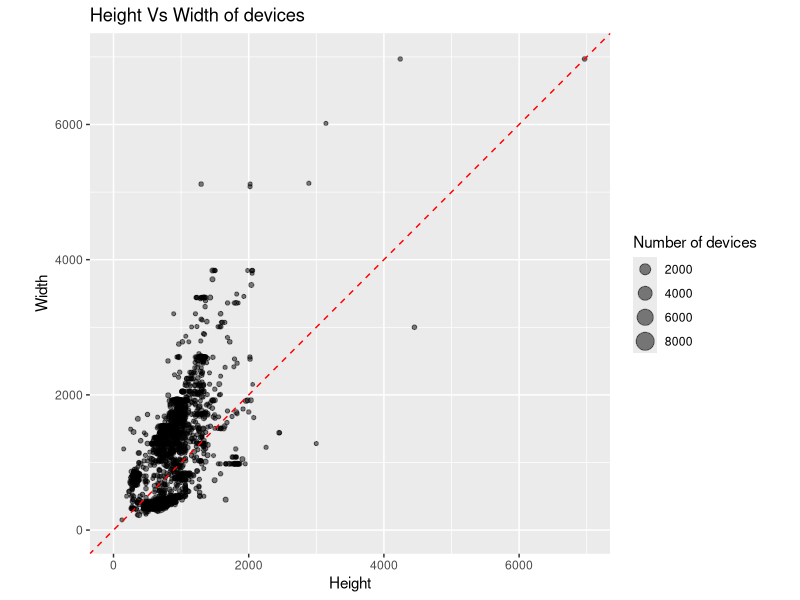
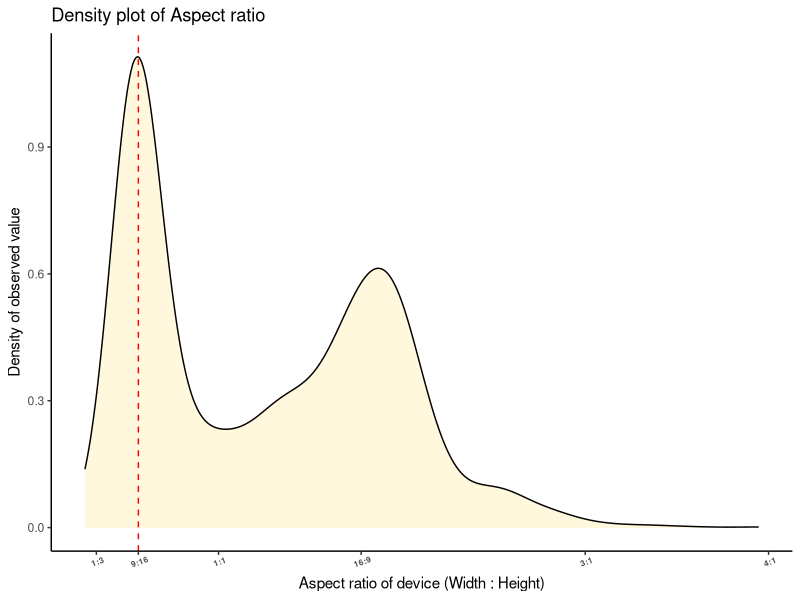

Here is the R script that generated these plots, in order:
## ---- chunk 1
library(tidyverse)
library(ggplot2)
## ---- chunk 2
#| echo: false
#| eval: true
#| message: false

v <- read_csv(here::here("data/viewports.csv"))
glimpse(v)
## ---- chunk 3
#| label: fig-scat
#| fig-cap: "Scatter plot for Height Vs Width of devices"

v$Height <- abs(v$Height)  # Converting all negative values to positive values
pl1 <- ggplot(data = v %>% drop_na(),aes(x = Height,y = Width,size=Count)) + geom_point(alpha = 0.5) + geom_abline(slope = 1,intercept = 0,color='red',linetype= 'dashed') + theme(aspect.ratio = 1) + lims(x = c(0,7000),y = c(0,7000)) + ggtitle("Height Vs Width of devices") + labs(size = "Number of devices")
pl1
## ---- chunk 4
v <- v %>% mutate(aspect_ratio = Width/Height)
## ---- chunk 5
#| label: fig-dense
#| fig-cap: "Density plot of aspect ratio"
axis_labels <- c("1:3","9:16","1:1","16:9","3:1","4:1")
pl2 <- ggplot(data = v %>% filter(aspect_ratio<4), aes(x = aspect_ratio)) + geom_density(fill = "cornsilk") + theme_classic() + labs(x = "Aspect ratio of device (Width : Height)",y =  "Density of observed value") + ggtitle("Density plot of Aspect ratio") + 
  lims(x = c(0,4)) +
  scale_x_continuous(labels = axis_labels,breaks = c(1/3,9/16,1,16/9,3/1,4/1)) + 
  theme(axis.text.x = element_text(angle = 20,size = 6,face = 'bold')) + geom_vline(xintercept = 9/16,linetype = 'dashed',color='red') 
pl2
